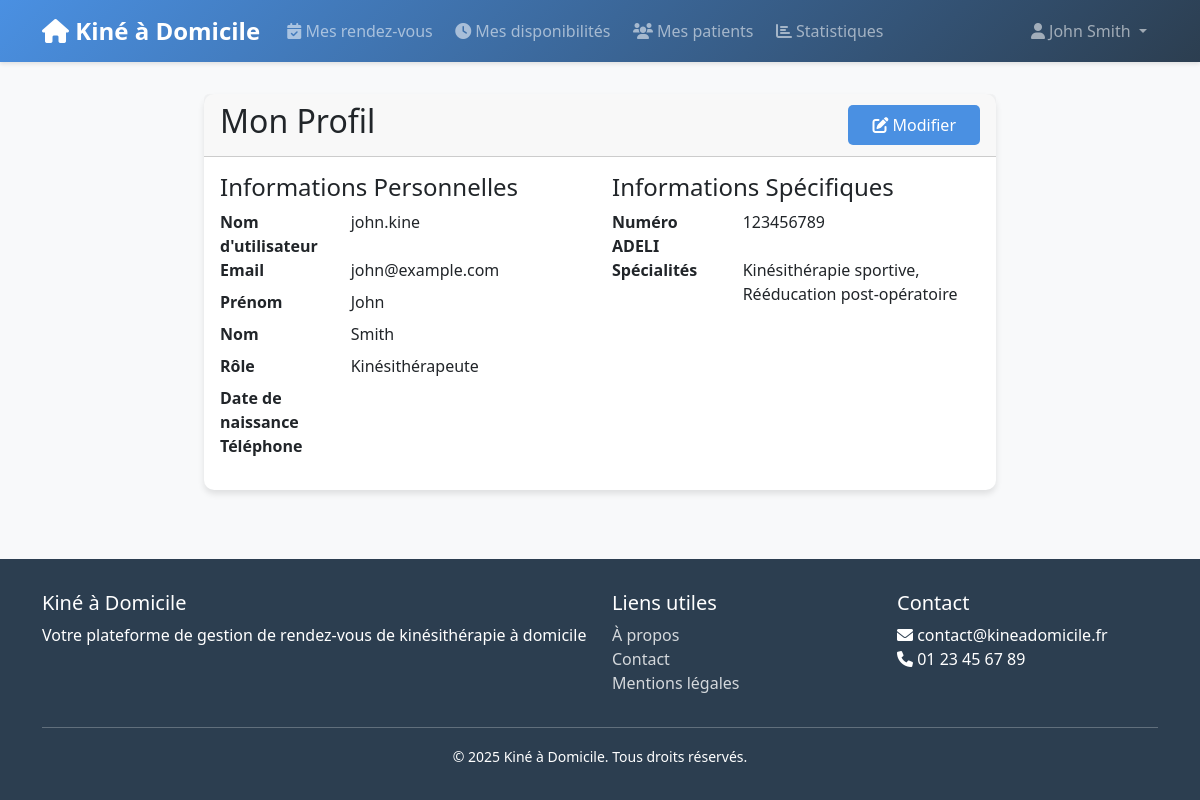
/users/profile/ (signed in), run on the app's committed database.
### users/models.py (models this page shows)
class Utilisateur(AbstractUser):
    class Role(models.TextChoices):
        ADMIN = 'ADMIN', _('Administrateur')
        PATIENT = 'PATIENT', _('Patient')
        KINE = 'KINE', _('Kinésithérapeute')
        VENDEUR = 'VENDEUR', _('Vendeur')
    role = models.CharField(
        max_length=10,
        choices=Role.choices,
        default=Role.PATIENT,
    )
    date_naissance = models.DateField(null=True, blank=True)
    telephone = models.CharField(max_length=15, blank=True)

class Kine(models.Model):
    utilisateur = models.OneToOneField(Utilisateur, on_delete=models.CASCADE, related_name='kine_profile')
    numero_adeli = models.CharField(max_length=9, blank=True)
    specialites = models.CharField(max_length=200, blank=True)

### users/views.py (the view)
# urls.py: path('profile/', views.profile, name='profile'),
@login_required
def profile(request):
    user = request.user
    context = {
        'user': user,
    }
    if hasattr(user, 'patient_profile'):
        context['profile'] = user.patient_profile
    elif hasattr(user, 'kine_profile'):
        context['profile'] = user.kine_profile
    elif hasattr(user, 'vendeur_profile'):
        context['profile'] = user.vendeur_profile
    return render(request, 'users/profile.html', context)

### templates/users/profile.html (shortened to what this page needs)
{% extends 'base.html' %}
{% block content %}
<div class="row">
    <div class="col-md-8 offset-md-2">
        <div class="card">
            <div class="card-header d-flex justify-content-between align-items-center">
                <h2>Mon Profil</h2>
                <a href="{% url 'users:edit_profile' %}" class="btn btn-primary">
                    <i class="fas fa-edit"></i> Modifier
                </a>
            </div>
            <div class="card-body">
                <div class="row">
                    <div class="col-md-6">
                        <h4>Informations Personnelles</h4>
                        <dl class="row">
                            <dt class="col-sm-4">Nom d'utilisateur</dt>
                            <dd class="col-sm-8">{{ user.username }}</dd>
                            <dt class="col-sm-4">Email</dt>
                            <dd class="col-sm-8">{{ user.email }}</dd>
                            <dt class="col-sm-4">Prénom</dt>
                            <dd class="col-sm-8">{{ user.first_name }}</dd>
                            <dt class="col-sm-4">Nom</dt>
                            <dd class="col-sm-8">{{ user.last_name }}</dd>
                            <dt class="col-sm-4">Rôle</dt>
                            <dd class="col-sm-8">{{ user.get_role_display }}</dd>
                            <dt class="col-sm-4">Date de naissance</dt>
                            <dd class="col-sm-8">{{ user.date_naissance|date:"d/m/Y" }}</dd>
                            <dt class="col-sm-4">Téléphone</dt>
                            <dd class="col-sm-8">{{ user.telephone }}</dd>
                        </dl>
                    </div>
                    <div class="col-md-6">
                        <h4>Informations Spécifiques</h4>
                        {% if user.role == 'PATIENT' and profile %}
                            <dl class="row">
                                <dt class="col-sm-4">Numéro de sécurité sociale</dt>
                                <dd class="col-sm-8">{{ profile.numero_securite_sociale }}</dd>
                            </dl>
                        {% elif user.role == 'KINE' and profile %}
                            <dl class="row">
                                <dt class="col-sm-4">Numéro ADELI</dt>
                                <dd class="col-sm-8">{{ profile.numero_adeli }}</dd>
                                <dt class="col-sm-4">Spécialités</dt>
                                <dd class="col-sm-8">{{ profile.specialites }}</dd>
                            </dl>
                        {% elif user.role == 'VENDEUR' and profile %}
                            <dl class="row">
                                <dt class="col-sm-4">Entreprise</dt>
                                <dd class="col-sm-8">{{ profile.entreprise }}</dd>
                            </dl>
                        {% endif %}
                    </div>
                </div>
            </div>
        </div>
    </div>
</div>
{% endblock %}

### templates/base.html (shortened to what this page needs)
<!DOCTYPE html>
<html lang="fr">
<head>
    <link href="https://cdn.jsdelivr.net/npm/bootstrap@5.3.0/dist/css/bootstrap.min.css" rel="stylesheet">
    <link href="https://cdnjs.cloudflare.com/ajax/libs/font-awesome/6.0.0/css/all.min.css" rel="stylesheet">
    <link href="https://cdnjs.cloudflare.com/ajax/libs/tempusdominus-bootstrap-4/5.39.0/css/tempusdominus-bootstrap-4.min.css" rel="stylesheet">
</head>
<body>
    <nav class="navbar navbar-expand-lg navbar-dark">
        <div class="container">
            <a class="navbar-brand" href="{% url 'home' %}">
                <i class="fas fa-home"></i> Kiné à Domicile
            </a>
            <div class="collapse navbar-collapse" id="navbarNav">
                <ul class="navbar-nav me-auto">
                    {% if user.is_authenticated %}
                        {% if user.role == 'PATIENT' %}
                        <li class="nav-item">
                            <a class="nav-link" href="{% url 'appointments:list' %}">
                                <i class="fas fa-calendar"></i> Mes rendez-vous
                            </a>
                        </li>
                        <li class="nav-item">
                            <a class="nav-link" href="{% url 'appointments:create' %}">
                                <i class="fas fa-plus-circle"></i> Prendre RDV
                            </a>
                        </li>
                        <li class="nav-item">
                            <a class="nav-link" href="{% url 'equipment:list' %}">
                                <i class="fas fa-shopping-cart"></i> Matériel médical
                            </a>
                        </li>
                        <li class="nav-item">
                            <a class="nav-link" href="{% url 'complaints:create' %}">
                                <i class="fas fa-exclamation-circle"></i> Réclamations
                            </a>
                        </li>
                        {% elif user.role == 'KINE' %}
                        <li class="nav-item">
                            <a class="nav-link" href="{% url 'appointments:kine_list' %}">
                                <i class="fas fa-calendar-check"></i> Mes rendez-vous
                            </a>
                        </li>
                        <li class="nav-item">
                            <a class="nav-link" href="{% url 'appointments:availability_list' %}">
                                <i class="fas fa-clock"></i> Mes disponibilités
                            </a>
                        </li>
                        <li class="nav-item">
                            <a class="nav-link" href="{% url 'appointments:kine_patients' %}">
                                <i class="fas fa-users"></i> Mes patients
                            </a>
                        </li>
                        <li class="nav-item">
                            <a class="nav-link" href="{% url 'appointments:statistics' %}">
                                <i class="fas fa-chart-bar"></i> Statistiques
                            </a>
                        </li>
                        {% endif %}
                    {% endif %}
                </ul>
                <ul class="navbar-nav">
                    {% if user.is_authenticated %}
                    <li class="nav-item dropdown">
                        <a class="nav-link dropdown-toggle" href="#" id="navbarDropdown" role="button" data-bs-toggle="dropdown">
                            <i class="fas fa-user"></i> {{ user.get_full_name }}
                        </a>
                    </li>
                    {% endif %}
                </ul>
            </div>
        </div>
    </nav>
    <div class="content">
        {% block content %}{% endblock %}
    </div>
    <footer class="footer">
        <div class="container">
            <div class="row">
                <div class="col-md-6">
                    <h5>Kiné à Domicile</h5>
                    <p>
                        Votre plateforme de gestion de rendez-vous de kinésithérapie à domicile
                    </p>
                </div>
                <div class="col-md-3">
                    <h5>Liens utiles</h5>
                    <ul class="list-unstyled">
                        <li><a href="{% url 'about' %}">À propos</a></li>
                        <li><a href="{% url 'contact' %}">Contact</a></li>
                        <li><a href="{% url 'legal' %}">Mentions légales</a></li>
                    </ul>
                </div>
                <div class="col-md-3">
                    <h5>Contact</h5>
                    <ul class="list-unstyled">
                        <li><i class="fas fa-envelope"></i> contact@kineadomicile.fr</li>
                        <li><i class="fas fa-phone"></i> 01 23 45 67 89</li>
                    </ul>
                </div>
            </div>
            <hr>
            <div class="text-center">
                <small>&copy; {% now "Y" %} Kiné à Domicile. Tous droits réservés.</small>
            </div>
        </div>
    </footer>
</body>
</html>

### templates/base.html (style rules this page uses)
:root { --primary-color: #4a90e2; --secondary-color: #2c3e50; --accent-color: #e74c3c; --light-bg: #f8f9fa; --dark-bg: #343a40; }
body { min-height: 100vh; display: flex; flex-direction: column; background-color: var(--light-bg); font-family: 'Segoe UI', Tahoma, Geneva, Verdana, sans-serif; }
.navbar { background: linear-gradient(135deg, var(--primary-color), var(--secondary-color)); box-shadow: 0 2px 4px rgba(0,0,0,0.1); }
.navbar-brand { font-weight: 600; font-size: 1.5rem; }
.nav-link { font-weight: 500; transition: all 0.3s ease; padding: 0.5rem 1rem; border-radius: 5px; margin: 0 0.2rem; }
.content { flex: 1; padding: 2rem 0; }
.footer { background: var(--secondary-color); color: white; padding: 2rem 0; margin-top: auto; }
.footer a { color: rgba(255,255,255,0.8); text-decoration: none; transition: all 0.3s ease; }
.card { border: none; border-radius: 10px; box-shadow: 0 4px 6px rgba(0,0,0,0.1); transition: all 0.3s ease; }
.btn-primary { background-color: var(--primary-color); border: none; padding: 0.5rem 1.5rem; border-radius: 5px; transition: all 0.3s ease; }

### data on the page
Utilisateur: get_full_name "John Smith", username "john.kine", email "john@example.com", first_name "John", last_name "Smith", role "Kinésithérapeute"
Kine: numero_adeli "123456789", specialites "Kinésithérapie sportive, Rééducation post-opératoire"
